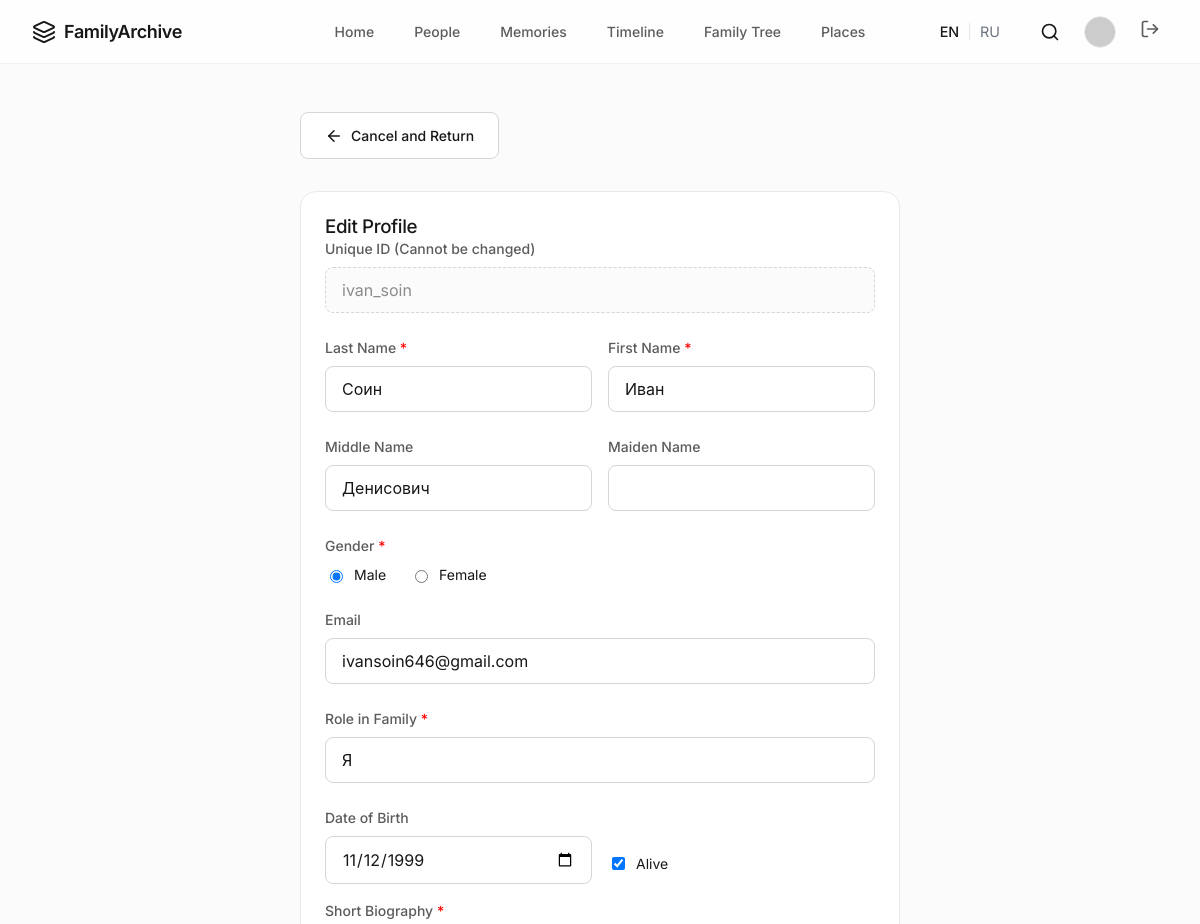
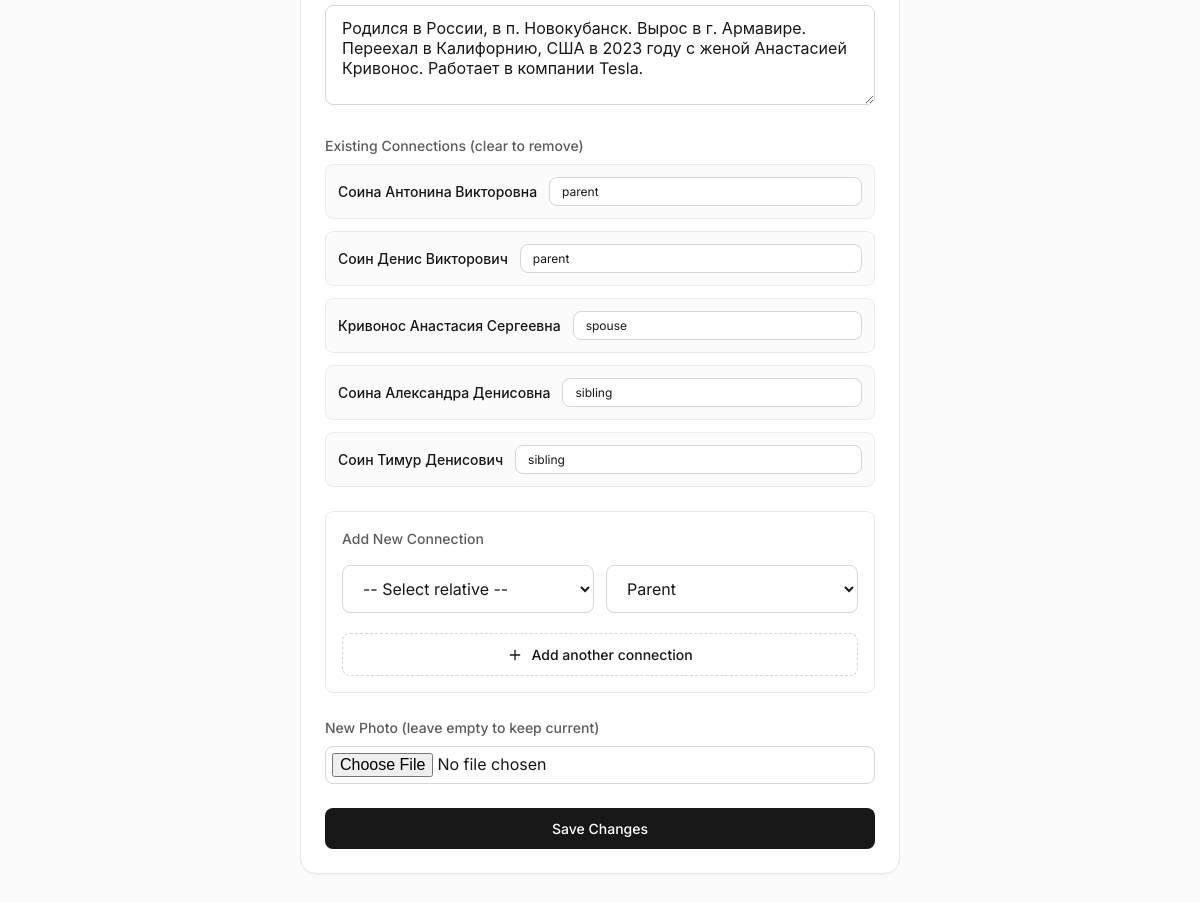
Page /edit/ivan_soin (signed in) on the committed database (2 pictures, top to bottom).
### app.py (models this page shows)
class Relative(db.Model):
    __tablename__ = 'relatives'
    id = db.Column(db.String(50), primary_key=True)
    tree_id = db.Column(db.String(36), db.ForeignKey('trees.id'), nullable=False)
    name = db.Column(db.String(100), nullable=False)
    role = db.Column(db.String(50), nullable=False)
    years = db.Column(db.String(50)) # Legacy, can keep for backup
    birth_date = db.Column(db.String(20))
    death_date = db.Column(db.String(20))
    is_alive = db.Column(db.Integer, default=1)
    bio = db.Column(db.Text)
    photo = db.Column(db.String(200))
    connections = db.Column(db.Text, default='{}')
    is_deleted = db.Column(db.Integer, default=0)
    password_hash = db.Column(db.String(200))
    email = db.Column(db.String(120), unique=True)
    is_email_verified = db.Column(db.Integer, default=0)
    invite_code = db.Column(db.String(20))
    first_name = db.Column(db.String(50))
    last_name = db.Column(db.String(50))
    patronymic = db.Column(db.String(50))
    maiden_name = db.Column(db.String(50))
    gender = db.Column(db.String(10))
    created_at = db.Column(db.DateTime, default=datetime.utcnow)

### app.py (the view, shortened to what this page needs)
@app.route('/edit/<person_id>', methods=['GET', 'POST'])
def edit_relative(person_id):
    if not g.user:
        return redirect(url_for('login'))
    tree_id = g.user['tree_id']
    person_db = Relative.query.filter_by(id=person_id, tree_id=tree_id, is_deleted=0).first()
    if not person_db:
        return "Родственник не найден", 404
    if g.user['id'] != person_id and person_db.password_hash:
        flash('У вас нет прав для редактирования профиля зарегистрированного пользователя', 'error')
        return redirect(url_for('profile', person_id=person_id))
    if not person_db:
        return "Родственник не найден", 404
    person = {
        'id': person_db.id,
        'name': person_db.name,
        'first_name': person_db.first_name,
        'last_name': person_db.last_name,
        'patronymic': person_db.patronymic,
        'maiden_name': person_db.maiden_name,
        'gender': person_db.gender,
        'role': person_db.role,
        'birth_date': person_db.birth_date,
        'death_date': person_db.death_date,
        'is_alive': person_db.is_alive,
        'years': person_db.years,
        'bio': person_db.bio,
        'photo': person_db.photo,
        'connections': json.loads(person_db.connections) if person_db.connections else {},
        'email': person_db.email
    }
    all_family = get_all_active_family(tree_id)
    if person_id in all_family:
        del all_family[person_id]
    return render_template('edit.html', person_id=person_id, person=person, all_family=all_family)

### templates/edit.html (shortened to what this page needs)
{% extends "base.html" %}
{% block content %}
<div class="section" style="max-width: 600px; margin: 0 auto;">
    <div style="margin-bottom: var(--space-8);">
        <a href="/profile/{{ person_id }}" class="btn btn-secondary" style="display: inline-flex; align-items: center;">
            <i data-lucide="arrow-left" style="margin-right: var(--space-2); width: 18px; height: 18px;"></i>
            Cancel and Return
        </a>
    </div>
    <div class="card">
        <div class="card-header">
            <h3 class="card-title">Edit Profile</h3>
        </div>
        <form action="/edit/{{ person_id }}" method="POST" enctype="multipart/form-data" class="card-body">
            <div class="form-group">
                <label for="person_id" class="form-label">Unique ID (Cannot be changed)</label>
                <input type="text" id="person_id" name="person_id" class="form-control" value="{{ person_id }}" readonly
                    style="background: var(--bg-secondary); color: var(--text-muted); cursor: not-allowed; border-style: dashed;">
            </div>
            <div style="display: grid; grid-template-columns: 1fr 1fr; gap: var(--space-4);">
                <div class="form-group">
                    <label for="last_name" class="form-label">Last Name <span style="color: red;">*</span></label>
                    <input type="text" id="last_name" name="last_name" class="form-control" value="{{ person.last_name or '' }}" required>
                </div>
                <div class="form-group">
                    <label for="first_name" class="form-label">First Name <span style="color: red;">*</span></label>
                    <input type="text" id="first_name" name="first_name" class="form-control" value="{{ person.first_name or '' }}" required>
                </div>
            </div>
            <div style="display: grid; grid-template-columns: 1fr 1fr; gap: var(--space-4);">
                <div class="form-group">
                    <label for="patronymic" class="form-label">Middle Name</label>
                    <input type="text" id="patronymic" name="patronymic" class="form-control" value="{{ person.patronymic or '' }}">
                </div>
                <div class="form-group">
                    <label for="maiden_name" class="form-label">Maiden Name</label>
                    <input type="text" id="maiden_name" name="maiden_name" class="form-control" value="{{ person.maiden_name or '' }}">
                </div>
            </div>
            <div class="form-group">
                <label class="form-label">Gender <span style="color: red;">*</span></label>
                <div style="display: flex; gap: var(--space-6); margin-top: var(--space-2);">
                    <label style="display: flex; align-items: center; gap: var(--space-2); cursor: pointer; color: var(--text-primary); font-size: var(--text-sm);">
                        <input type="radio" name="gender" value="male" {% if person.gender == 'male' %}checked{% endif %}> Male
                    </label>
                    <label style="display: flex; align-items: center; gap: var(--space-2); cursor: pointer; color: var(--text-primary); font-size: var(--text-sm);">
                        <input type="radio" name="gender" value="female" {% if person.gender == 'female' %}checked{% endif %}> Female
                    </label>
                </div>
            </div>
            {% if g.user.id == person.id %}
            <div class="form-group">
                <label for="email" class="form-label">Email</label>
                <input type="email" id="email" name="email" class="form-control" value="{{ person.email or '' }}" placeholder="example@mail.com" required>
            </div>
            {% endif %}
            <div class="form-group">
                <label for="role" class="form-label">Role in Family <span style="color: red;">*</span></label>
                <input type="text" id="role" name="role" class="form-control" value="{{ person.role }}" required>
            </div>
            <div style="display: flex; flex-wrap: wrap; gap: var(--space-4); align-items: flex-end; margin-bottom: var(--space-4);">
                <div class="form-group" style="flex: 1; margin-bottom: 0;">
                    <label for="birth_date" class="form-label">Date of Birth</label>
                    <input type="date" id="birth_date" name="birth_date" class="form-control" value="{{ person.birth_date or '' }}">
                </div>
                <div class="form-group" style="flex: 1; margin-bottom: 0; padding-bottom: 10px;">
                    <label style="display: flex; align-items: center; gap: var(--space-2); font-size: var(--text-sm); cursor: pointer; color: var(--text-primary);">
                        <input type="checkbox" name="is_alive" id="is_alive" {% if person.is_alive %}checked{% endif %} onchange="document.getElementById('death_date_container').style.display = this.checked ? 'none' : 'block';"> Alive
                    </label>
                </div>
            </div>
            <div class="form-group">
                <label for="bio" class="form-label">Short Biography <span style="color: red;">*</span></label>
                <textarea id="bio" name="bio" class="form-control" required style="min-height: 100px;">{{ person.bio }}</textarea>
            </div>
            {% if person.connections %}
            <div class="form-group" style="margin-bottom: var(--space-6);">
                <label class="form-label">Existing Connections (clear to remove)</label>
                <div style="display: flex; flex-direction: column; gap: var(--space-3); margin-top: var(--space-2);">
                    {% for conn_id, conn_role in person.connections.items() %}
                    {% if conn_id in all_family %}
                    <div style="display: flex; align-items: center; justify-content: space-between; gap: var(--space-3); background: var(--bg-secondary); border: 1px solid var(--border-light); padding: var(--space-3); border-radius: var(--radius-md);">
                        <span style="font-weight: 500; font-size: var(--text-sm); color: var(--text-primary); min-width: 150px; flex-shrink: 0;">{{ all_family[conn_id].name }}</span>
                        <input type="text" name="edit_conn_{{ conn_id }}" value="{{ conn_role }}" class="form-control" placeholder="Connection will be removed if empty" style="margin: 0; padding: 6px 12px; font-size: var(--text-xs);">
                    </div>
                    {% endif %}
                    {% endfor %}
                </div>
            </div>
            {% endif %}
            <div class="form-group" style="margin-bottom: var(--space-6); padding: var(--space-4); border: 1px solid var(--border-light); border-radius: var(--radius-md);">
                <label class="form-label" style="margin-bottom: var(--space-4);">Add New Connection</label>
                <div id="new-connections-container">
                    <div class="new-connection-row" style="display: flex; gap: var(--space-3); margin-bottom: var(--space-3);">
                        <select name="new_connection_id[]" class="form-control" style="flex: 1; margin: 0;">
                            <option value="">-- Select relative --</option>
                        </select>
                        <select name="new_connection_role[]" class="form-control" style="flex: 1; margin: 0;">
                            <option value="parent">Parent</option>
                        </select>
                    </div>
                </div>
                <button type="button" class="btn btn-secondary" onclick="addConnectionRow()" style="margin-top: var(--space-2); width: 100%; border-style: dashed;">
                    <i data-lucide="plus" style="width: 16px; height: 16px; margin-right: var(--space-2);"></i> Add another connection
                </button>
            </div>
            <div class="form-group">
                <label for="photo" class="form-label">New Photo (leave empty to keep current)</label>
                <input type="file" id="photo" name="photo" accept="image/*" class="form-control" style="padding: 6px;">
            </div>
            <button type="submit" class="btn btn-primary" style="width: 100%;">Save Changes</button>
        </form>
    </div>
</div>
{% endblock %}

### templates/base.html (shortened to what this page needs)
<!DOCTYPE html>
<html lang="ru">
<head>
    <link rel="stylesheet" href="{{ url_for('static', filename='css/design-system.css') }}">
    <link rel="stylesheet" href="{{ url_for('static', filename='css/layout.css') }}">
    <link rel="stylesheet" href="{{ url_for('static', filename='css/components.css') }}">
    <link rel="stylesheet" href="{{ url_for('static', filename='css/pages.css') }}">
    <link rel="stylesheet" href="{{ url_for('static', filename='css/responsive.css') }}">
</head>
<body>
    <div class="app-container">
        <header class="main-header">
            <div class="header-container">
                <div class="header-brand">
                    <a href="/" class="header-logo">
                        <i data-lucide="layers" style="margin-right: var(--space-2); width: 24px; height: 24px;"></i>
                        FamilyArchive
                    </a>
                </div>
                <nav class="header-nav">
                    <a href="{% if g.user %}{{ url_for('dashboard') }}{% else %}/{% endif %}" class="nav-link">{{ _('Home') }}</a>
                    <a href="{% if g.user %}{{ url_for('people') }}{% else %}/{% endif %}" class="nav-link">{{ _('People') }}</a>
                    <a href="#" class="nav-link">{{ _('Memories') }}</a>
                    <a href="#" class="nav-link">{{ _('Timeline') }}</a>
                    <a href="{% if g.user %}{{ url_for('family_tree') }}{% else %}/{% endif %}" class="nav-link">{{ _('Family Tree') }}</a>
                    <a href="#" class="nav-link">{{ _('Places') }}</a>
                </nav>
                <div class="header-actions">
                    <div class="lang-switcher" style="display: flex; gap: 8px; align-items: center; margin-right: 16px; font-size: 0.9rem;">
                        <a href="{{ url_for('set_language', lang='en') }}" style="text-decoration: none; color: {% if current_lang == 'en' %}#1a1a1a; font-weight: 500{% else %}#6b7280{% endif %};">EN</a>
                        <span style="color: #e5e7eb;">|</span>
                        <a href="{{ url_for('set_language', lang='ru') }}" style="text-decoration: none; color: {% if current_lang == 'ru' %}#1a1a1a; font-weight: 500{% else %}#6b7280{% endif %};">RU</a>
                    </div>
                    <button class="search-btn" aria-label="Search">
                        <i data-lucide="search" style="width: 20px; height: 20px;"></i>
                    </button>
                    {% if g.user %}
                        <a href="/profile/{{ g.user.id }}" class="profile-btn" aria-label="Profile" title="{{ g.user.name }}">
                            <img src="https://ui-avatars.com/api/?name={{ g.user.name | urlencode }}&background=E5E7EB&color=374151&rounded=true" alt="Profile Picture">
                        </a>
                        <a href="/logout" class="nav-link" style="padding: var(--space-2);" title="Sign Out">
                            <i data-lucide="log-out" style="width: 20px; height: 20px;"></i>
                        </a>
                    {% else %}
                        <a href="/login" class="nav-link">{{ _('Log in') }}</a>
                        <a href="/register" class="btn btn-primary" style="padding: 6px 16px; font-size: var(--text-sm); border-radius: var(--radius-full);">{{ _('Sign up') }}</a>
                    {% endif %}
                </div>
            </div>
        </header>
        <main class="main-content">
            {% block content %}{% endblock %}
        </main>
    </div>
</body>
</html>

### rows in the picture
Relative: last_name "Соин", first_name "Иван", patronymic "Денисович", gender "☑ Male", gender "☐ Female", email "ivansoin646@gmail.com", birth_date "11/12/1999", bio "Родился в России, в п. Новокубанск. Вырос в г. Армавире. Переехал в Калифорнию, США в 2023 году с женой Анастасией Кривонос. Работает в компании Tesla."
Relative: name "Соина Антонина Викторовна"
Relative: name "Соин Денис Викторович"
Relative: name "Кривонос Анастасия Сергеевна"
Relative: name "Соина Александра Денисовна"
Relative: name "Соин Тимур Денисович"
